Frame 1 (no input): blank canvas, image omitted
Frame 60 (the mouse pressed at the canvas centre just before this capture): blank canvas, image omitted
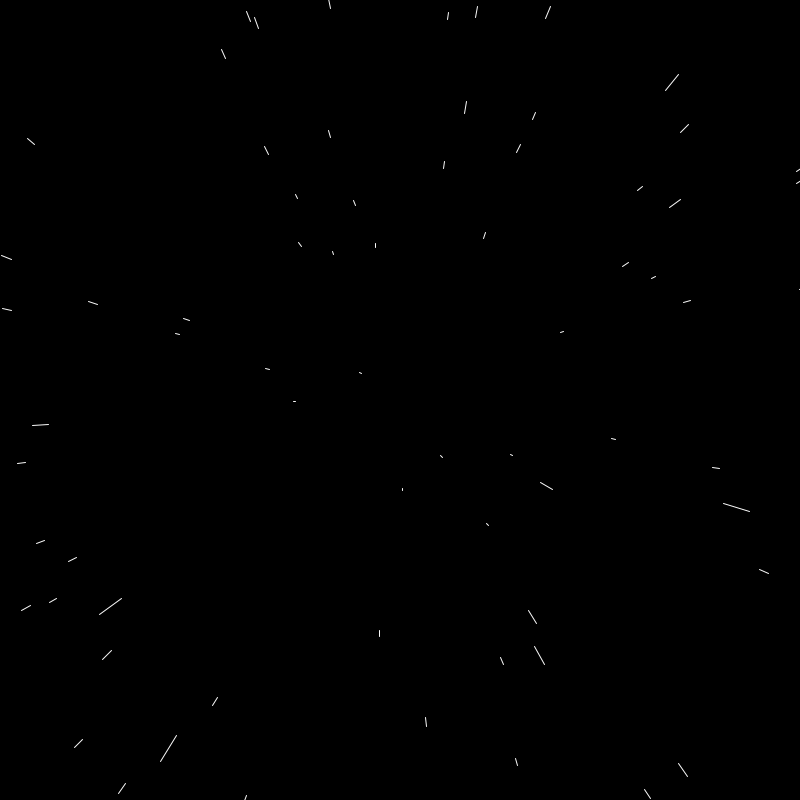
Frame 120 (the mouse held since frame 60 and released just before this capture)

The Processing sketch whose frames 1 and 60 were blank and that drew this single picture after the mouse press (run headless with seeded random() and noise(); from frame 60 on, the mouse is pressed at the canvas centre):

// Processing sketch: Warp_speed
// ── Warp_speed.pde
Star[] stars = new Star[800];
float speed;
void setup() {
  size(800, 800); 
  for (int i = 0; i < stars.length; i++) {
    stars[i] = new Star();
  }
}

void draw() {
  speed = map(mouseX, 0, width, 0, 30);
  background(0);
  translate(width/2, height/2);
  for (int i = 0; i < stars.length; i++) {
    stars[i].update();
    stars[i].show();
  }
}

// ── Star.pde
class Star {
  float x, y, z, dz;

  Star() {
    x = random(-width, width);
    y = random(-height, height);
    z = random(width);
    dz = z;
  }

  void update() {
    z -= speed;
    if (z < 1) {
      z = width;
      x = random(-width, width);
      y = random(-height, height);
      dz = z;
    }
  }

  void show() {
    fill(250);
    noStroke();

    float sx = map(x/z, 0, 1, 0, width);
    float sy = map(y/z, 0, 1, 0, height);

    float r = map(z, 0, width, 3, 0);
    //ellipse(sx, sy, r, r);
    
    float dx = map(x/dz, 0, 1, 0, width);
    float dy = map(y/dz, 0, 1, 0, height);
    
    dz = z;
    stroke(250);
    line(dx, dy, sx, sy);
    

  }
}
